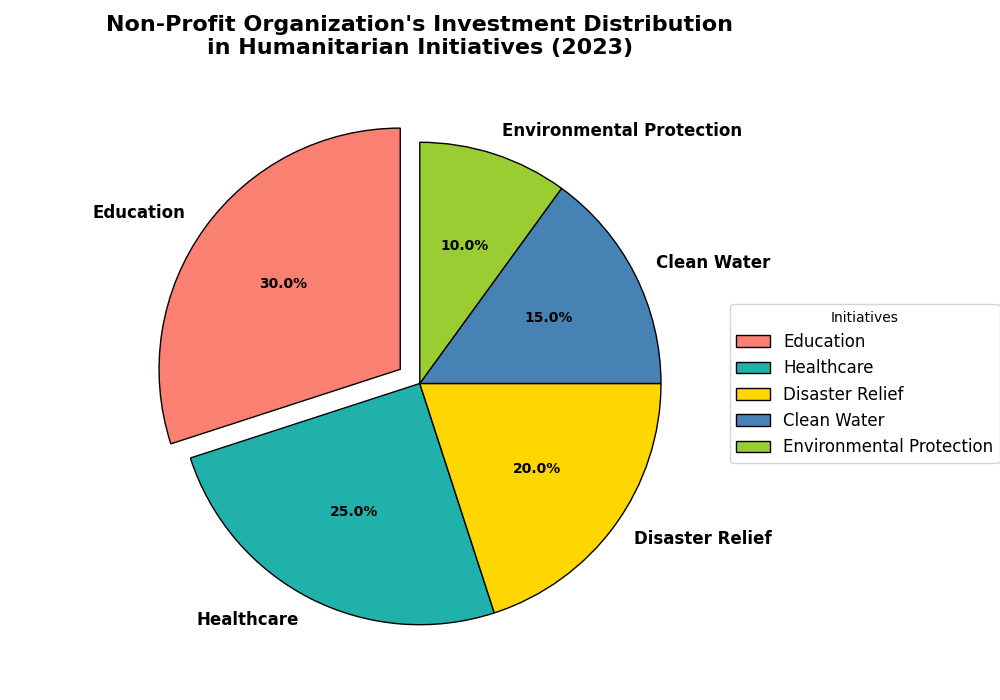

Python code for this plot:
import matplotlib.pyplot as plt

# Backstory:
# The pie chart represents the distribution of investment in various humanitarian initiatives by a global non-profit organization in 2023. Each sector highlights different focus areas like education, healthcare, disaster relief, etc.

# Define the initiatives and their respective investment percentages
initiatives = ['Education', 'Healthcare', 'Disaster Relief', 'Clean Water', 'Environmental Protection']
investment_percentages = [30, 25, 20, 15, 10]

# Define custom colors for each initiative
colors = ['#FA8072', '#20B2AA', '#FFD700', '#4682B4', '#9ACD32']

# Highlight the 'Education' sector by exploding it slightly
explode = (0.1, 0, 0, 0, 0)

# Create the pie chart
plt.figure(figsize=(10, 7))
wedges, texts, autotexts = plt.pie(
    investment_percentages, 
    labels=initiatives, 
    autopct='%1.1f%%', 
    startangle=90, 
    colors=colors, 
    explode=explode,
    wedgeprops={'edgecolor': 'black'}
)

# Customize text appearance
for text in texts:
    text.set_fontsize(12)
    text.set_weight('bold')
for autotext in autotexts:
    autotext.set_fontsize(10)
    autotext.set_weight('bold')
    autotext.set_color('black')

# Add a title to the pie chart, breaking it into two lines for better readability
plt.title("Non-Profit Organization's Investment Distribution\nin Humanitarian Initiatives (2023)", fontsize=16, fontweight='bold', pad=20)

# Add a legend to the chart, placing it outside the pie to avoid overlap
plt.legend(wedges, initiatives, title="Initiatives", loc='center left', bbox_to_anchor=(1, 0, 0.5, 1), fontsize=12)

# Automatically adjust layout to prevent overlap
plt.tight_layout()

# Show the chart
plt.show()
